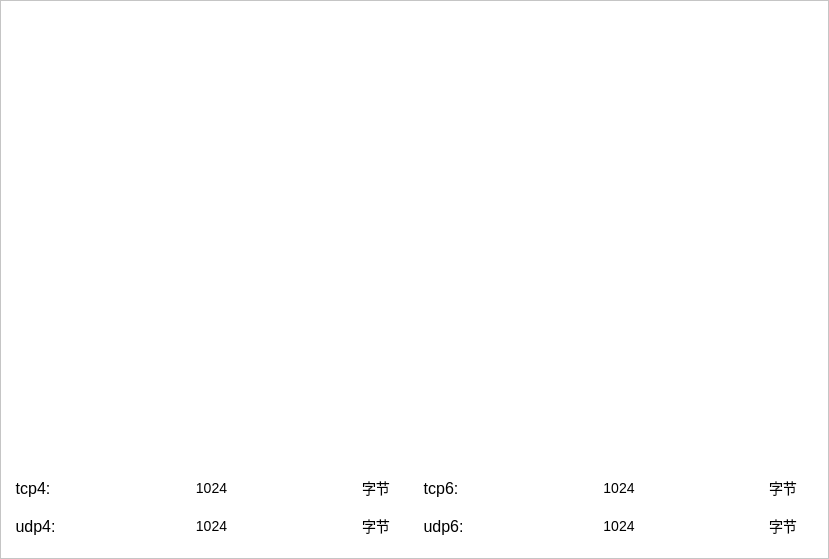
<?xml version="1.0" encoding="UTF-8"?>
<ui version="4.0">
 <class>Dlg_AnsyData</class>
 <widget class="QDialog" name="Dlg_AnsyData">
  <property name="geometry">
   <rect>
    <x>0</x>
    <y>0</y>
    <width>829</width>
    <height>559</height>
   </rect>
  </property>
  <property name="windowTitle">
   <string>流量统计</string>
  </property>
  <property name="windowIcon">
   <iconset resource="../res.qrc">
    <normaloff>:/res/qrob.png</normaloff>:/res/qrob.png</iconset>
  </property>
  <layout class="QGridLayout" name="gridLayout_2">
   <property name="leftMargin">
    <number>0</number>
   </property>
   <property name="topMargin">
    <number>0</number>
   </property>
   <property name="rightMargin">
    <number>0</number>
   </property>
   <property name="bottomMargin">
    <number>0</number>
   </property>
   <property name="spacing">
    <number>0</number>
   </property>
   <item row="0" column="0">
    <widget class="QFrame" name="bg">
     <property name="styleSheet">
      <string notr="true">QFrame#bg{background:white;}
QToolButton{font-size:16px;}
QLabel{font-size:14px;}</string>
     </property>
     <property name="frameShape">
      <enum>QFrame::StyledPanel</enum>
     </property>
     <property name="frameShadow">
      <enum>QFrame::Raised</enum>
     </property>
     <layout class="QGridLayout" name="gridLayout_3">
      <property name="leftMargin">
       <number>0</number>
      </property>
      <property name="topMargin">
       <number>0</number>
      </property>
      <property name="rightMargin">
       <number>0</number>
      </property>
      <property name="bottomMargin">
       <number>0</number>
      </property>
      <property name="spacing">
       <number>0</number>
      </property>
      <item row="0" column="0">
       <widget class="QCustomPlot" name="plot" native="true"/>
      </item>
      <item row="1" column="0">
       <widget class="QFrame" name="frame_2">
        <property name="minimumSize">
         <size>
          <width>0</width>
          <height>100</height>
         </size>
        </property>
        <property name="maximumSize">
         <size>
          <width>16777215</width>
          <height>100</height>
         </size>
        </property>
        <property name="styleSheet">
         <string notr="true">border:none;</string>
        </property>
        <property name="frameShape">
         <enum>QFrame::StyledPanel</enum>
        </property>
        <property name="frameShadow">
         <enum>QFrame::Raised</enum>
        </property>
        <layout class="QGridLayout" name="gridLayout">
         <item row="0" column="0">
          <widget class="QToolButton" name="toolButton">
           <property name="text">
            <string>tcp4:</string>
           </property>
           <property name="icon">
            <iconset resource="../res.qrc">
             <normaloff>:/res/icon_data.svg</normaloff>:/res/icon_data.svg</iconset>
           </property>
           <property name="iconSize">
            <size>
             <width>32</width>
             <height>32</height>
            </size>
           </property>
           <property name="toolButtonStyle">
            <enum>Qt::ToolButtonTextBesideIcon</enum>
           </property>
          </widget>
         </item>
         <item row="0" column="1">
          <widget class="QLabel" name="lb_tcp4">
           <property name="text">
            <string>1024</string>
           </property>
           <property name="alignment">
            <set>Qt::AlignCenter</set>
           </property>
          </widget>
         </item>
         <item row="0" column="2">
          <widget class="QLabel" name="label_5">
           <property name="maximumSize">
            <size>
             <width>50</width>
             <height>16777215</height>
            </size>
           </property>
           <property name="text">
            <string>字节</string>
           </property>
          </widget>
         </item>
         <item row="0" column="3">
          <widget class="QToolButton" name="toolButton_2">
           <property name="text">
            <string>tcp6:</string>
           </property>
           <property name="icon">
            <iconset resource="../res.qrc">
             <normaloff>:/res/icon_data.svg</normaloff>:/res/icon_data.svg</iconset>
           </property>
           <property name="iconSize">
            <size>
             <width>32</width>
             <height>32</height>
            </size>
           </property>
           <property name="toolButtonStyle">
            <enum>Qt::ToolButtonTextBesideIcon</enum>
           </property>
          </widget>
         </item>
         <item row="0" column="4">
          <widget class="QLabel" name="lb_tcp6">
           <property name="text">
            <string>1024</string>
           </property>
           <property name="alignment">
            <set>Qt::AlignCenter</set>
           </property>
          </widget>
         </item>
         <item row="0" column="5">
          <widget class="QLabel" name="label_7">
           <property name="maximumSize">
            <size>
             <width>50</width>
             <height>16777215</height>
            </size>
           </property>
           <property name="text">
            <string>字节</string>
           </property>
          </widget>
         </item>
         <item row="1" column="0">
          <widget class="QToolButton" name="toolButton_3">
           <property name="text">
            <string>udp4:</string>
           </property>
           <property name="icon">
            <iconset resource="../res.qrc">
             <normaloff>:/res/icon_data.svg</normaloff>:/res/icon_data.svg</iconset>
           </property>
           <property name="iconSize">
            <size>
             <width>32</width>
             <height>32</height>
            </size>
           </property>
           <property name="toolButtonStyle">
            <enum>Qt::ToolButtonTextBesideIcon</enum>
           </property>
          </widget>
         </item>
         <item row="1" column="1">
          <widget class="QLabel" name="lb_udp4">
           <property name="text">
            <string>1024</string>
           </property>
           <property name="alignment">
            <set>Qt::AlignCenter</set>
           </property>
          </widget>
         </item>
         <item row="1" column="2">
          <widget class="QLabel" name="label_6">
           <property name="maximumSize">
            <size>
             <width>50</width>
             <height>16777215</height>
            </size>
           </property>
           <property name="text">
            <string>字节</string>
           </property>
          </widget>
         </item>
         <item row="1" column="3">
          <widget class="QToolButton" name="toolButton_4">
           <property name="text">
            <string>udp6:</string>
           </property>
           <property name="icon">
            <iconset resource="../res.qrc">
             <normaloff>:/res/icon_data.svg</normaloff>:/res/icon_data.svg</iconset>
           </property>
           <property name="iconSize">
            <size>
             <width>32</width>
             <height>32</height>
            </size>
           </property>
           <property name="toolButtonStyle">
            <enum>Qt::ToolButtonTextBesideIcon</enum>
           </property>
          </widget>
         </item>
         <item row="1" column="4">
          <widget class="QLabel" name="lb_udp6">
           <property name="text">
            <string>1024</string>
           </property>
           <property name="alignment">
            <set>Qt::AlignCenter</set>
           </property>
          </widget>
         </item>
         <item row="1" column="5">
          <widget class="QLabel" name="label_8">
           <property name="maximumSize">
            <size>
             <width>50</width>
             <height>16777215</height>
            </size>
           </property>
           <property name="text">
            <string>字节</string>
           </property>
          </widget>
         </item>
        </layout>
       </widget>
      </item>
     </layout>
    </widget>
   </item>
  </layout>
 </widget>
 <customwidgets>
  <customwidget>
   <class>QCustomPlot</class>
   <extends>QWidget</extends>
   <header>qcustomplot/qcustomplot.h</header>
   <container>1</container>
  </customwidget>
 </customwidgets>
 <resources>
  <include location="../res.qrc"/>
 </resources>
 <connections/>
</ui>
